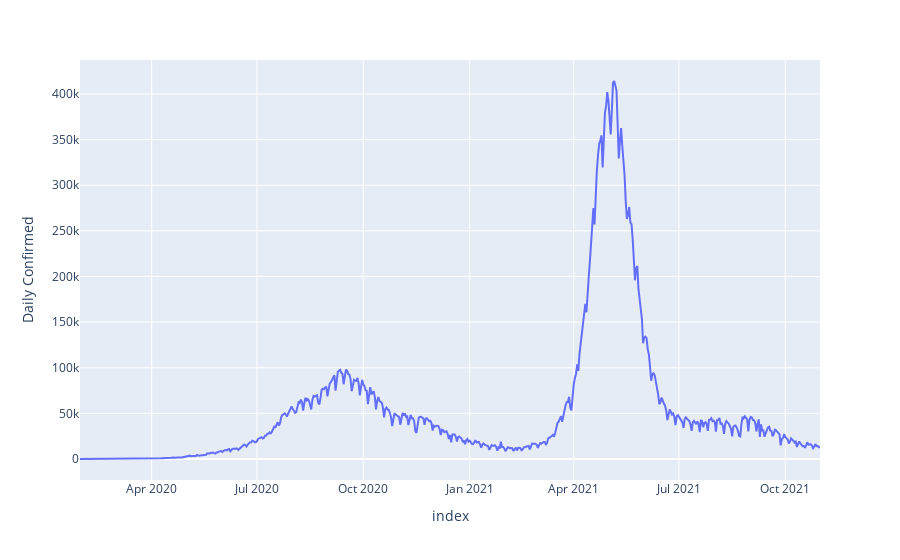

Notebook code for this chart:
### Code cell
px.line(dsi_ts, x=dsi_ts.index, y='Daily Confirmed', labels={'x':'date', 'y':'Daily-Confirmed'})

### Figure 1 — Plotly figure (JSON) as saved in the notebook; plotly's stock layout.template omitted (floating-point values rounded to 4 significant figures; data arrays with more than 128 entries replaced by an {"elided": "..."} marker saying what was removed)
{"data": [{"hovertemplate": "index=%{x}<br>Daily Confirmed=%{y}<extra></extra>", "legendgroup": "", "line": {"color": "#636efa", "dash": "solid"}, "mode": "lines", "name": "", "orientation": "v", "showlegend": false, "type": "scatter", "x": {"elided": "641 str values"}, "xaxis": "x", "y": {"elided": "641 int values"}, "yaxis": "y"}], "layout": {"legend": {"tracegroupgap": 0}, "margin": {"t": 60}, "xaxis": {"anchor": "y", "domain": [0, 1], "title": {"text": "index"}}, "yaxis": {"anchor": "x", "domain": [0, 1], "title": {"text": "Daily Confirmed"}}}}
